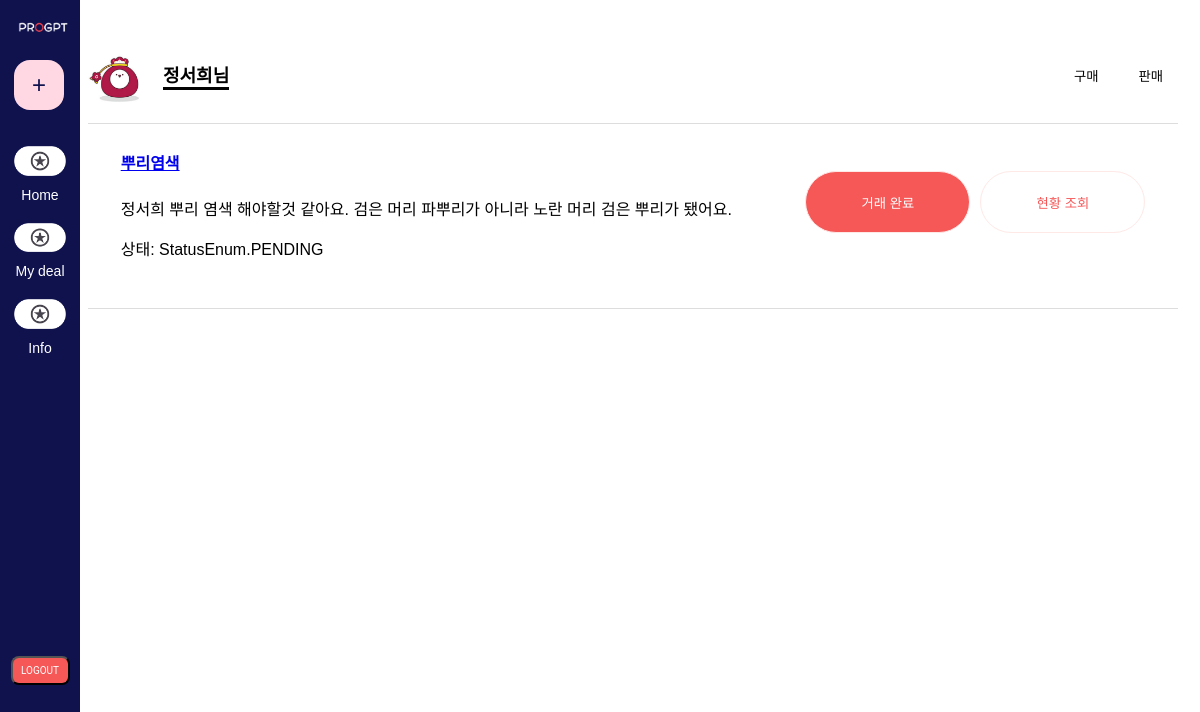
The app's page /mydeal_views/mydealbuy (signed in) with its own data.
### app/models.py (models this page shows)
class User(db.Model):
    __tablename__ = 'user'
    id = db.Column(db.Integer, primary_key=True)
    username = db.Column(db.String(150), unique=True, nullable=False)
    password = db.Column(db.String(200), nullable=False)
    email = db.Column(db.String(120), nullable=False)  # unique=True를 제거합니다.
    posts = db.relationship('Post', backref='user', lazy=True)
    buys = db.relationship('Buy', backref='buyer', lazy=True)
    sells = db.relationship('Sell', backref='seller', lazy=True)

class Buy(db.Model):
    __tablename__ = 'buy'
    id = db.Column(db.Integer, primary_key=True)
    item_name = db.Column(db.String(200), nullable=False)
    description = db.Column(db.Text, nullable=False)
    status = db.Column(db.Enum(StatusEnum), nullable=False, default=StatusEnum.PENDING)  # 상태를 Enum으로 정의
    created_at = db.Column(db.DateTime, default=datetime.utcnow)
    user_id = db.Column(db.Integer, db.ForeignKey('user.id'), nullable=False)
    post_id = db.Column(db.Integer, db.ForeignKey('posts.id'), nullable=False)

### app/views/mydeal_views.py (the view)
@bp.route('/mydealbuy')
def mydealbuy():
    user_id = session.get('user_id')
    if not user_id:
        flash("로그인 후 이용해 주세요.")
        return redirect(url_for('auth_views.login'))
    purchase_list = Buy.query.filter_by(user_id=user_id).all()
    return render_template('front/mydealbuy.html', purchases=purchase_list)

### app/views/auth_views.py (called while the page is built)
@bp.before_app_request
def load_logged_in_user():
    user_id = session.get('user_id')
    if user_id is None:
        g.user = None
    else:
        g.user = User.query.get(user_id)

### app/templates/front/mydealbuy.html (shortened to what this page needs)
<!DOCTYPE html>
<html lang="ko">
<head>
    <link rel="stylesheet" href="{{ url_for('static', filename='mydeal.css') }}">
    <link rel="stylesheet" href="{{ url_for('static', filename='bar.css') }}">
</head>
<body>
    <div class="sidebar">
        <div class="logo">
            <img src="{{ url_for('static', filename='logo.png') }}" alt="Logo">
            <button class="plus-button" onclick="location.href='{{ url_for('write_views.write') }}'">+</button>
        </div>
        <ul class="menu">
            <li><a href="#"><span class="icon" onclick="location.href='/home'"><img src="../../static/logologo.png" style="width:52px"></span> Home</a></li>
            <li><a href="#"><span class="icon" onclick="location.href='/mydeal_views/mydealbuy'"><img src="../../static/logologo.png" style="width:52px"></span> My deal</a></li>
            <li><a href="#"><span class="icon" onclick="location.href='/information'"><img src="../../static/logologo.png" style="width:52px"></span> Info</a></li>
            <form action="{{ url_for('auth.logout') }}" method="post" style="display:inline;">
                <button type="submit" class="logout">LOGOUT</button>
            </form>
        </ul>
    </div>
    <div class="content">
        <div class="user-info">
            <div style="display: flex; gap:15px; align-items: flex-end;">
                <img src="../../static/profilepic.png" alt="User Icon" class="user-icon">
                <p class="user-name">{{session['user_name']}}님</p>
            </div>
            <div class="purchase-sale">
                <button class="purchase-btn" onclick="location.href='/mydeal_views/mydealbuy'">구매</button>
                <button class="sale-btn" onclick="location.href='/mydeal_views/mydealsell'">판매</button>
            </div>
        </div>
        <div class="purchase-list">
            {% if purchases %}
            {% for purchase in purchases %}
            <div class="product-section">
                <div class="aboutabout">
                    <h4><a href="{{ url_for('detail.detail', post_id=purchase.id) }}">{{ purchase.item_name }}</a></h4>
                    <p>{{ purchase.description }}</p>
                    <p>상태: {{ purchase.status }}</p>
                </div>
                <div style="display: flex; gap: 10px;">
                    <button id="actionButton-{{ purchase.id }}"
                        class="status-btn {% if purchase.status in ['TRANSACTION_COMPLETED', 'PAYMENT_COMPLETED', 'SIZE_SELECTED', 'LOCKER_ASSIGNED'] %}disabled-btn{% endif %}"
                        onclick="updateStatus('{{ purchase.id }}', '{{ purchase.status }}')"
                        {% if purchase.status in ['TRANSACTION_COMPLETED', 'PAYMENT_COMPLETED', 'SIZE_SELECTED', 'LOCKER_ASSIGNED'] %}disabled{% endif %}>
                        {% if purchase.status == 'PENDING' %}입금 완료
                        {% elif purchase.status == 'PAYMENT_COMPLETED' %}사물함 크기 선택 완료
                        {% elif purchase.status == 'SIZE_SELECTED' %}사물함 배치 완료
                        {% elif purchase.status == 'LOCKER_ASSIGNED' %}수령 완료
                        {% else %}거래 완료{% endif %}
                    </button>
                    <button class="status-btn2" onclick="toggleProgressBar('{{ purchase.id }}')">현황 조회</button>
                </div>
        </div>
        {% endfor %}
        {% else %}
        <p>구매 목록이 없습니다.</p>
        {% endif %}
</body>
</html>

### app/static/mydeal.css (style rules this page uses)
body { display: flex; font-family: Arial, sans-serif; background-color: #ffffff; }
.content { margin-left: 60px; padding: 20px; width: calc(100% - 80px); background-color: #ffffff; min-height: 100vh; }
.user-info { display: flex; justify-content: space-between; align-items: center; margin-top: 15px; margin-bottom: 0px; border-bottom: 1px solid #ddd; padding-bottom: 15px; }
.user-name { border-bottom: solid #030303; align-items: flex-end; }
.user-info p { font-size: 18px; font-weight: bold; }
.user-icon { width: 60px; height: 60px; border-radius: 100%; overflow: none; }
.purchase-sale { display: flex; }
.purchase-btn, .sale-btn { background-color: #ffffff; color: black; border: none; padding: 10px 15px; margin-left: 10px; border-radius: 4px; cursor: pointer; }
.product-section, .product-list { background-color: white; padding: 3%; border: 1px solid #ddd; border-width: 0 0 1px; display: flex; justify-content: space-between; align-items: center; padding-top: 5px; }
.aboutabout { width:750px; text-align: justify; }
.status-btn { box-sizing: border-box; padding: 12px; gap: 8px; position: relative; width: 165px; height: 62px; background: #F65757; border: 1px solid #FEE9E7; border-radius: 9999px; color: #ffffff; }
.status-btn2 { box-sizing: border-box; padding: 12px; gap: 8px; position: relative; width: 165px; height: 62px; color:#F65757; background: #FFFFFF; border: 1px solid #FEE9E7; border-radius: 9999px; }

### app/static/bar.css (style rules this page uses)
.sidebar { width: 80px; height: 100vh; background-color: #0F124D;; color: white; position: fixed; display: flex; flex-direction: column; align-items: center; padding-top: 20px; left: 0; top: 0; }
.logo img { width: 50px; margin-bottom: 20px; margin-left: 6px; }
.menu { list-style-type: none; padding: 0; }
.menu li { margin: 20px 0; }
.menu li a { color: white; text-decoration: none; display: flex; flex-direction: column; align-items: center; font-size: 14px; }
.icon { font-size: 24px; margin-bottom: 5px; }
.plus-button { margin-top: auto; background-color: #FFD8E4; border: none; border-radius: 16px; width: 50px; height: 50px; font-size: 24px; color:#0F124D; cursor: pointer; display: flex; justify-content: center; align-items: center; margin-left: 2px; padding: 20px; }
.logout { font-family: roboto; box-sizing: border-box; display: flex; flex-direction: row; justify-content: center; align-items: center; padding: 12px; position: relative; margin-top: 300px; width: 59px; height: 29px; background: #F65757; border-radius: 8px; font-size: 10px; color: white; cursor: pointer; display: flex; }

### records on screen
User: user_name "정서희"
Buy: item_name "뿌리염색", description "정서희 뿌리 염색 해야할것 같아요. 검은 머리 파뿌리가 아니라 노란 머리 검은 뿌리가 됐어요.", status "StatusEnum.PENDING", shows "거래 완료"
